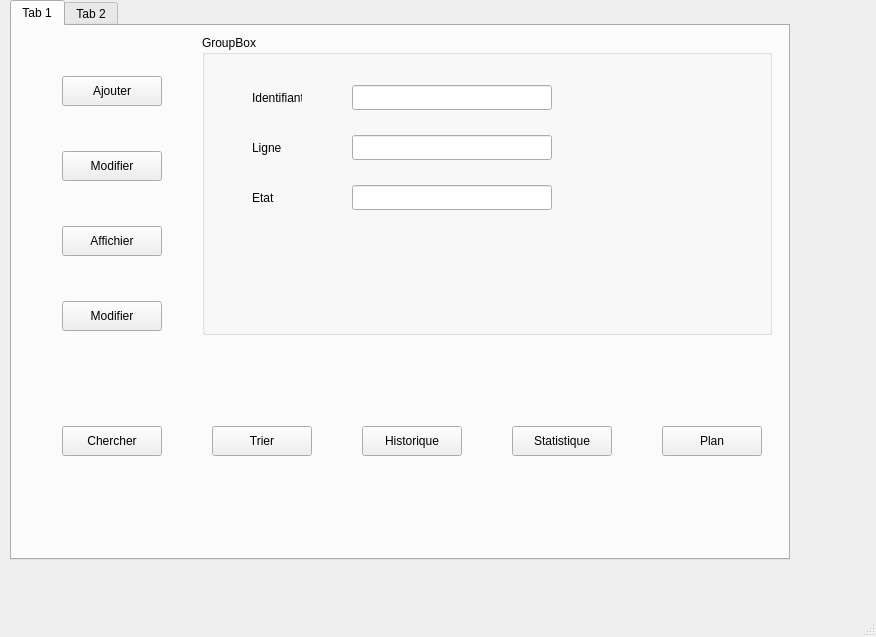
<?xml version="1.0" encoding="UTF-8"?>
<ui version="4.0">
 <class>MainWindow</class>
 <widget class="QMainWindow" name="MainWindow">
  <property name="geometry">
   <rect>
    <x>0</x>
    <y>0</y>
    <width>876</width>
    <height>637</height>
   </rect>
  </property>
  <property name="windowTitle">
   <string>MainWindow</string>
  </property>
  <widget class="QWidget" name="centralwidget">
   <widget class="QTabWidget" name="tabWidget">
    <property name="geometry">
     <rect>
      <x>10</x>
      <y>0</y>
      <width>780</width>
      <height>560</height>
     </rect>
    </property>
    <property name="currentIndex">
     <number>0</number>
    </property>
    <widget class="QWidget" name="tab">
     <attribute name="title">
      <string>Tab 1</string>
     </attribute>
     <widget class="QGroupBox" name="groupBox">
      <property name="geometry">
       <rect>
        <x>190</x>
        <y>9</y>
        <width>570</width>
        <height>300</height>
       </rect>
      </property>
      <property name="title">
       <string>GroupBox</string>
      </property>
      <widget class="QLabel" name="label">
       <property name="geometry">
        <rect>
         <x>50</x>
         <y>50</y>
         <width>50</width>
         <height>25</height>
        </rect>
       </property>
       <property name="text">
        <string>Identifiant</string>
       </property>
      </widget>
      <widget class="QLabel" name="label_2">
       <property name="geometry">
        <rect>
         <x>50</x>
         <y>100</y>
         <width>50</width>
         <height>25</height>
        </rect>
       </property>
       <property name="text">
        <string>Ligne</string>
       </property>
      </widget>
      <widget class="QLabel" name="label_3">
       <property name="geometry">
        <rect>
         <x>50</x>
         <y>150</y>
         <width>50</width>
         <height>25</height>
        </rect>
       </property>
       <property name="text">
        <string>Etat</string>
       </property>
      </widget>
      <widget class="QLineEdit" name="lineEdit">
       <property name="geometry">
        <rect>
         <x>150</x>
         <y>150</y>
         <width>200</width>
         <height>25</height>
        </rect>
       </property>
      </widget>
      <widget class="QLineEdit" name="lineEdit_2">
       <property name="geometry">
        <rect>
         <x>150</x>
         <y>100</y>
         <width>200</width>
         <height>25</height>
        </rect>
       </property>
      </widget>
      <widget class="QLineEdit" name="lineEdit_3">
       <property name="geometry">
        <rect>
         <x>150</x>
         <y>50</y>
         <width>200</width>
         <height>25</height>
        </rect>
       </property>
      </widget>
     </widget>
     <widget class="QPushButton" name="pushButton">
      <property name="geometry">
       <rect>
        <x>50</x>
        <y>50</y>
        <width>100</width>
        <height>30</height>
       </rect>
      </property>
      <property name="text">
       <string>Ajouter</string>
      </property>
     </widget>
     <widget class="QPushButton" name="pushButton_2">
      <property name="geometry">
       <rect>
        <x>50</x>
        <y>125</y>
        <width>100</width>
        <height>30</height>
       </rect>
      </property>
      <property name="text">
       <string>Modifier</string>
      </property>
     </widget>
     <widget class="QPushButton" name="pushButton_3">
      <property name="geometry">
       <rect>
        <x>50</x>
        <y>200</y>
        <width>100</width>
        <height>30</height>
       </rect>
      </property>
      <property name="text">
       <string>Affichier</string>
      </property>
     </widget>
     <widget class="QPushButton" name="pushButton_4">
      <property name="geometry">
       <rect>
        <x>50</x>
        <y>275</y>
        <width>100</width>
        <height>30</height>
       </rect>
      </property>
      <property name="text">
       <string>Modifier</string>
      </property>
     </widget>
     <widget class="QPushButton" name="pushButton_5">
      <property name="geometry">
       <rect>
        <x>50</x>
        <y>400</y>
        <width>100</width>
        <height>30</height>
       </rect>
      </property>
      <property name="text">
       <string>Chercher</string>
      </property>
     </widget>
     <widget class="QPushButton" name="pushButton_6">
      <property name="geometry">
       <rect>
        <x>200</x>
        <y>400</y>
        <width>100</width>
        <height>30</height>
       </rect>
      </property>
      <property name="text">
       <string>Trier</string>
      </property>
     </widget>
     <widget class="QPushButton" name="pushButton_7">
      <property name="geometry">
       <rect>
        <x>350</x>
        <y>400</y>
        <width>100</width>
        <height>30</height>
       </rect>
      </property>
      <property name="text">
       <string>Historique</string>
      </property>
     </widget>
     <widget class="QPushButton" name="pushButton_8">
      <property name="geometry">
       <rect>
        <x>500</x>
        <y>400</y>
        <width>100</width>
        <height>30</height>
       </rect>
      </property>
      <property name="text">
       <string>Statistique</string>
      </property>
     </widget>
     <widget class="QPushButton" name="pushButton_9">
      <property name="geometry">
       <rect>
        <x>650</x>
        <y>400</y>
        <width>100</width>
        <height>30</height>
       </rect>
      </property>
      <property name="text">
       <string>Plan</string>
      </property>
     </widget>
    </widget>
    <widget class="QWidget" name="tab_2">
     <attribute name="title">
      <string>Tab 2</string>
     </attribute>
    </widget>
   </widget>
  </widget>
  <widget class="QMenuBar" name="menubar">
   <property name="geometry">
    <rect>
     <x>0</x>
     <y>0</y>
     <width>876</width>
     <height>21</height>
    </rect>
   </property>
  </widget>
  <widget class="QStatusBar" name="statusbar"/>
 </widget>
 <resources/>
 <connections/>
</ui>
